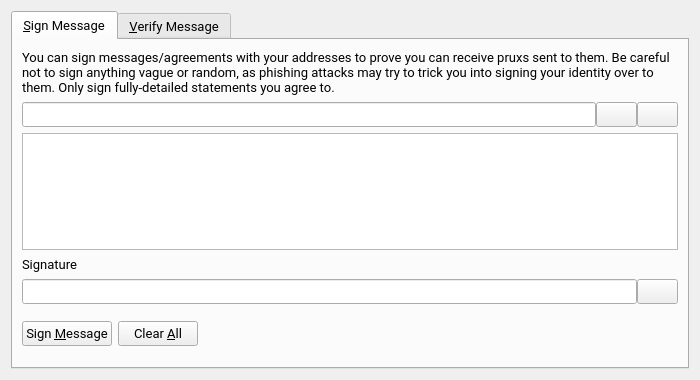
<?xml version="1.0" encoding="UTF-8"?>
<ui version="4.0">
 <class>SignVerifyMessageDialog</class>
 <widget class="QDialog" name="SignVerifyMessageDialog">
  <property name="geometry">
   <rect>
    <x>0</x>
    <y>0</y>
    <width>700</width>
    <height>380</height>
   </rect>
  </property>
  <property name="font">
   <font>
    <family>Roboto</family>
    <pointsize>10</pointsize>
   </font>
  </property>
  <property name="windowTitle">
   <string>Signatures - Sign / Verify a Message</string>
  </property>
  <property name="modal">
   <bool>true</bool>
  </property>
  <layout class="QVBoxLayout" name="verticalLayout">
   <item>
    <widget class="QTabWidget" name="tabWidget">
     <property name="currentIndex">
      <number>0</number>
     </property>
     <widget class="QWidget" name="tabSignMessage">
      <attribute name="title">
       <string>&amp;Sign Message</string>
      </attribute>
      <layout class="QVBoxLayout" name="verticalLayout_SM">
       <item>
        <widget class="QLabel" name="infoLabel_SM">
         <property name="text">
          <string>You can sign messages/agreements with your addresses to prove you can receive pruxs sent to them. Be careful not to sign anything vague or random, as phishing attacks may try to trick you into signing your identity over to them. Only sign fully-detailed statements you agree to.</string>
         </property>
         <property name="textFormat">
          <enum>Qt::PlainText</enum>
         </property>
         <property name="wordWrap">
          <bool>true</bool>
         </property>
        </widget>
       </item>
       <item>
        <layout class="QHBoxLayout" name="horizontalLayout_1_SM">
         <property name="spacing">
          <number>0</number>
         </property>
         <item>
          <widget class="QValidatedLineEdit" name="addressIn_SM">
           <property name="toolTip">
            <string>The Prux address to sign the message with</string>
           </property>
          </widget>
         </item>
         <item>
          <widget class="QPushButton" name="addressBookButton_SM">
           <property name="toolTip">
            <string>Choose previously used address</string>
           </property>
           <property name="text">
            <string/>
           </property>
           <property name="icon">
            <iconset resource="../bitcoin.qrc">
             <normaloff>:/icons/address-book</normaloff>:/icons/address-book</iconset>
           </property>
           <property name="shortcut">
            <string>Alt+A</string>
           </property>
           <property name="autoDefault">
            <bool>false</bool>
           </property>
          </widget>
         </item>
         <item>
          <widget class="QPushButton" name="pasteButton_SM">
           <property name="toolTip">
            <string>Paste address from clipboard</string>
           </property>
           <property name="text">
            <string/>
           </property>
           <property name="icon">
            <iconset resource="../bitcoin.qrc">
             <normaloff>:/icons/editpaste</normaloff>:/icons/editpaste</iconset>
           </property>
           <property name="shortcut">
            <string>Alt+P</string>
           </property>
           <property name="autoDefault">
            <bool>false</bool>
           </property>
          </widget>
         </item>
        </layout>
       </item>
       <item>
        <widget class="QPlainTextEdit" name="messageIn_SM">
         <property name="toolTip">
          <string>Enter the message you want to sign here</string>
         </property>
        </widget>
       </item>
       <item>
        <widget class="QLabel" name="signatureLabel_SM">
         <property name="text">
          <string>Signature</string>
         </property>
         <property name="textFormat">
          <enum>Qt::PlainText</enum>
         </property>
        </widget>
       </item>
       <item>
        <layout class="QHBoxLayout" name="horizontalLayout_2_SM">
         <property name="spacing">
          <number>0</number>
         </property>
         <item>
          <widget class="QLineEdit" name="signatureOut_SM">
           <property name="font">
            <font>
             <family>Roboto</family>
             <pointsize>10</pointsize>
             <italic>true</italic>
            </font>
           </property>
           <property name="readOnly">
            <bool>true</bool>
           </property>
          </widget>
         </item>
         <item>
          <widget class="QPushButton" name="copySignatureButton_SM">
           <property name="toolTip">
            <string>Copy the current signature to the system clipboard</string>
           </property>
           <property name="text">
            <string/>
           </property>
           <property name="icon">
            <iconset resource="../bitcoin.qrc">
             <normaloff>:/icons/editcopy</normaloff>:/icons/editcopy</iconset>
           </property>
           <property name="autoDefault">
            <bool>false</bool>
           </property>
          </widget>
         </item>
        </layout>
       </item>
       <item>
        <layout class="QHBoxLayout" name="horizontalLayout_3_SM">
         <item>
          <widget class="QPushButton" name="signMessageButton_SM">
           <property name="toolTip">
            <string>Sign the message to prove you own this Prux address</string>
           </property>
           <property name="text">
            <string>Sign &amp;Message</string>
           </property>
           <property name="icon">
            <iconset resource="../bitcoin.qrc">
             <normaloff>:/icons/edit</normaloff>:/icons/edit</iconset>
           </property>
           <property name="autoDefault">
            <bool>false</bool>
           </property>
          </widget>
         </item>
         <item>
          <widget class="QPushButton" name="clearButton_SM">
           <property name="toolTip">
            <string>Reset all sign message fields</string>
           </property>
           <property name="text">
            <string>Clear &amp;All</string>
           </property>
           <property name="icon">
            <iconset resource="../bitcoin.qrc">
             <normaloff>:/icons/remove</normaloff>:/icons/remove</iconset>
           </property>
           <property name="autoDefault">
            <bool>false</bool>
           </property>
          </widget>
         </item>
         <item>
          <spacer name="horizontalSpacer_1_SM">
           <property name="orientation">
            <enum>Qt::Horizontal</enum>
           </property>
           <property name="sizeHint" stdset="0">
            <size>
             <width>40</width>
             <height>48</height>
            </size>
           </property>
          </spacer>
         </item>
         <item>
          <widget class="QLabel" name="statusLabel_SM">
           <property name="font">
            <font>
             <family>Roboto</family>
             <pointsize>10</pointsize>
             <weight>75</weight>
             <bold>true</bold>
            </font>
           </property>
           <property name="text">
            <string/>
           </property>
           <property name="wordWrap">
            <bool>true</bool>
           </property>
          </widget>
         </item>
         <item>
          <spacer name="horizontalSpacer_2_SM">
           <property name="orientation">
            <enum>Qt::Horizontal</enum>
           </property>
           <property name="sizeHint" stdset="0">
            <size>
             <width>40</width>
             <height>48</height>
            </size>
           </property>
          </spacer>
         </item>
        </layout>
       </item>
      </layout>
     </widget>
     <widget class="QWidget" name="tabVerifyMessage">
      <attribute name="title">
       <string>&amp;Verify Message</string>
      </attribute>
      <layout class="QVBoxLayout" name="verticalLayout_VM">
       <item>
        <widget class="QLabel" name="infoLabel_VM">
         <property name="text">
          <string>Enter the receiver's address, message (ensure you copy line breaks, spaces, tabs, etc. exactly) and signature below to verify the message. Be careful not to read more into the signature than what is in the signed message itself, to avoid being tricked by a man-in-the-middle attack. Note that this only proves the signing party receives with the address, it cannot prove sendership of any transaction!</string>
         </property>
         <property name="textFormat">
          <enum>Qt::PlainText</enum>
         </property>
         <property name="alignment">
          <set>Qt::AlignLeading|Qt::AlignLeft|Qt::AlignTop</set>
         </property>
         <property name="wordWrap">
          <bool>true</bool>
         </property>
        </widget>
       </item>
       <item>
        <layout class="QHBoxLayout" name="horizontalLayout_1_VM">
         <property name="spacing">
          <number>0</number>
         </property>
         <item>
          <widget class="QValidatedLineEdit" name="addressIn_VM">
           <property name="toolTip">
            <string>The Prux address the message was signed with</string>
           </property>
          </widget>
         </item>
         <item>
          <widget class="QPushButton" name="addressBookButton_VM">
           <property name="toolTip">
            <string>Choose previously used address</string>
           </property>
           <property name="text">
            <string/>
           </property>
           <property name="icon">
            <iconset resource="../bitcoin.qrc">
             <normaloff>:/icons/address-book</normaloff>:/icons/address-book</iconset>
           </property>
           <property name="shortcut">
            <string>Alt+A</string>
           </property>
           <property name="autoDefault">
            <bool>false</bool>
           </property>
          </widget>
         </item>
        </layout>
       </item>
       <item>
        <widget class="QPlainTextEdit" name="messageIn_VM"/>
       </item>
       <item>
        <widget class="QValidatedLineEdit" name="signatureIn_VM"/>
       </item>
       <item>
        <layout class="QHBoxLayout" name="horizontalLayout_2_VM">
         <item>
          <widget class="QPushButton" name="verifyMessageButton_VM">
           <property name="toolTip">
            <string>Verify the message to ensure it was signed with the specified Prux address</string>
           </property>
           <property name="text">
            <string>Verify &amp;Message</string>
           </property>
           <property name="icon">
            <iconset resource="../bitcoin.qrc">
             <normaloff>:/icons/transaction_0</normaloff>:/icons/transaction_0</iconset>
           </property>
           <property name="autoDefault">
            <bool>false</bool>
           </property>
          </widget>
         </item>
         <item>
          <widget class="QPushButton" name="clearButton_VM">
           <property name="toolTip">
            <string>Reset all verify message fields</string>
           </property>
           <property name="text">
            <string>Clear &amp;All</string>
           </property>
           <property name="icon">
            <iconset resource="../bitcoin.qrc">
             <normaloff>:/icons/remove</normaloff>:/icons/remove</iconset>
           </property>
           <property name="autoDefault">
            <bool>false</bool>
           </property>
          </widget>
         </item>
         <item>
          <spacer name="horizontalSpacer_1_VM">
           <property name="orientation">
            <enum>Qt::Horizontal</enum>
           </property>
           <property name="sizeHint" stdset="0">
            <size>
             <width>40</width>
             <height>48</height>
            </size>
           </property>
          </spacer>
         </item>
         <item>
          <widget class="QLabel" name="statusLabel_VM">
           <property name="font">
            <font>
             <family>Roboto</family>
             <pointsize>10</pointsize>
             <weight>75</weight>
             <bold>true</bold>
            </font>
           </property>
           <property name="text">
            <string/>
           </property>
           <property name="wordWrap">
            <bool>true</bool>
           </property>
          </widget>
         </item>
         <item>
          <spacer name="horizontalSpacer_2_VM">
           <property name="orientation">
            <enum>Qt::Horizontal</enum>
           </property>
           <property name="sizeHint" stdset="0">
            <size>
             <width>40</width>
             <height>48</height>
            </size>
           </property>
          </spacer>
         </item>
        </layout>
       </item>
      </layout>
     </widget>
    </widget>
   </item>
  </layout>
 </widget>
 <customwidgets>
  <customwidget>
   <class>QValidatedLineEdit</class>
   <extends>QLineEdit</extends>
   <header>qvalidatedlineedit.h</header>
  </customwidget>
 </customwidgets>
 <resources>
  <include location="../bitcoin.qrc"/>
 </resources>
 <connections/>
</ui>
